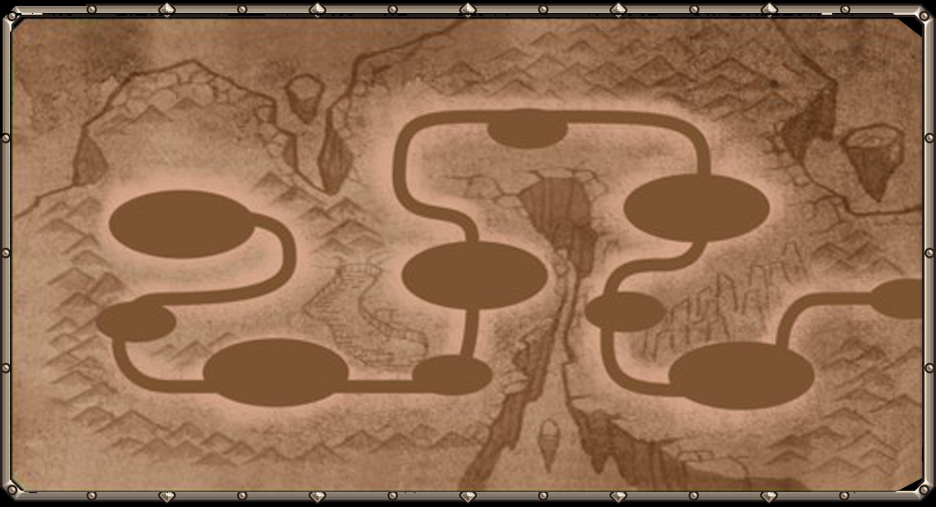

This is a level from a 2D game, rendered from its Tiled map with the project's own tilesets. A one-line summary and the map file follow, with tile-layer data summarised:
An orthogonal 1x1 tile map with 936x507 px tiles, 1 tile layer (块层 1) and 5 objects (object1, object2, object3, object4, object5).

<map version="1.0" orientation="orthogonal" width="1" height="1" tilewidth="936" tileheight="507">
 <tileset firstgid="1" name="map" tilewidth="936" tileheight="507">
  <image source="map.png" width="936" height="507" />
 </tileset>
 <layer name="块层 1" width="1" height="1">
  <data>[1 cells, 1 non-empty, 1 distinct tile ids]</data>
 </layer>
 <objectgroup name="object" width="1" height="1">
  <object name="object1" x="173" y="142" width="83" height="78" />
  <object name="object2" x="270" y="292" width="83" height="77" />
  <object name="object3" x="472" y="217" width="75" height="57" />
  <object name="object4" x="698" y="104" width="85" height="107" />
  <object name="object5" x="731" y="294" width="87" height="79" />
 </objectgroup>
</map>